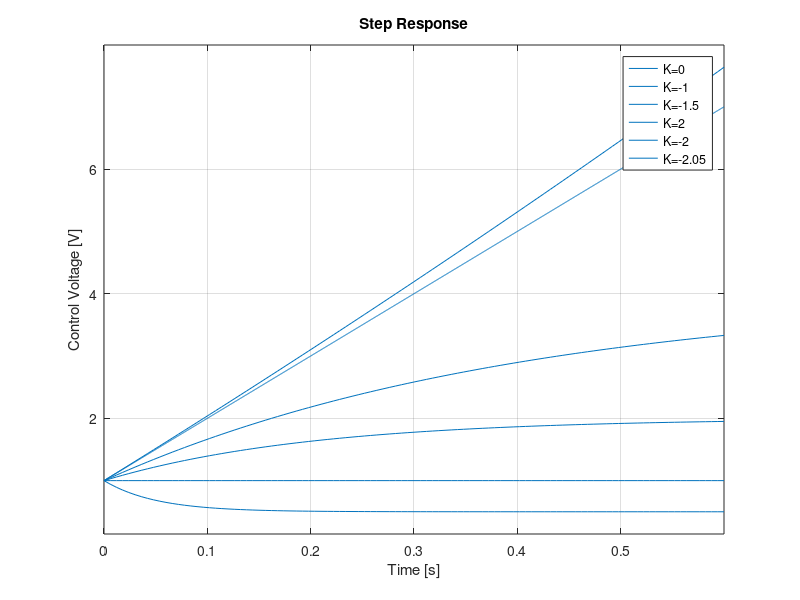

Write MATLAB code to recreate this figure.
%% RC Circuit: First Order System Feedback Gain Tuning
r=1000; c=0.0002;                       % circuit components
a=2/(r*c); b=1/(r*c);                   % model coefficients
dur = 0.6;                              % simulation duration

%% Output Voltage
subplot(211);
K = 0; ag = a+K*b; cct = tf([b], [1 ag]); step(cct, dur); hold on;
K = -1; ag = a + K*b;  %% DCG = 1 
cct = tf([b], [1 ag]); step(cct, dur); hold on;
K = -1.5; ag = a+K*b; cct = tf([b], [1 ag]); step(cct, dur); hold on;
K = 2; ag = a+K*b; cct = tf([b], [1 ag]); step(cct, dur); hold on; grid on;
K = -2; ag = a+K*b; cct = tf([b], [1 ag]); step(cct, dur); hold on;
K = -2.05; ag = a+K*b; cct = tf([b], [1 ag]); step(cct, dur); hold on;
ylabel('Output Voltage [V]');

legend("K=0", "K=-1", "K=-1.5", "K=2", "K=-2", "K=-2.05")


%% Control Voltage
subplot(212);
K = 0; ag = a+K*b; Vs = tf([1 a], [1 ag]); step(Vs, dur); hold on;
K = -1; ag = a + K*b;  %% DCG = 1 
Vs = tf([1 a], [1 ag]); step(Vs, dur); hold on;
K = -1.5; ag = a+K*b; Vs = tf([1 a], [1 ag]); step(Vs, dur); hold on;
K = 2; ag = a+K*b; Vs = tf([1 a], [1 ag]); step(Vs, dur); hold on; grid on;
K = -2; ag = a+K*b; Vs = tf([1 a], [1 ag]); step(Vs, dur); hold on;
K = -2.05; ag = a+K*b; Vs = tf([1 a], [1 ag]); step(Vs, dur); hold on;
ylabel('Control Voltage [V]');

legend("K=0", "K=-1", "K=-1.5", "K=2", "K=-2", "K=-2.05")


